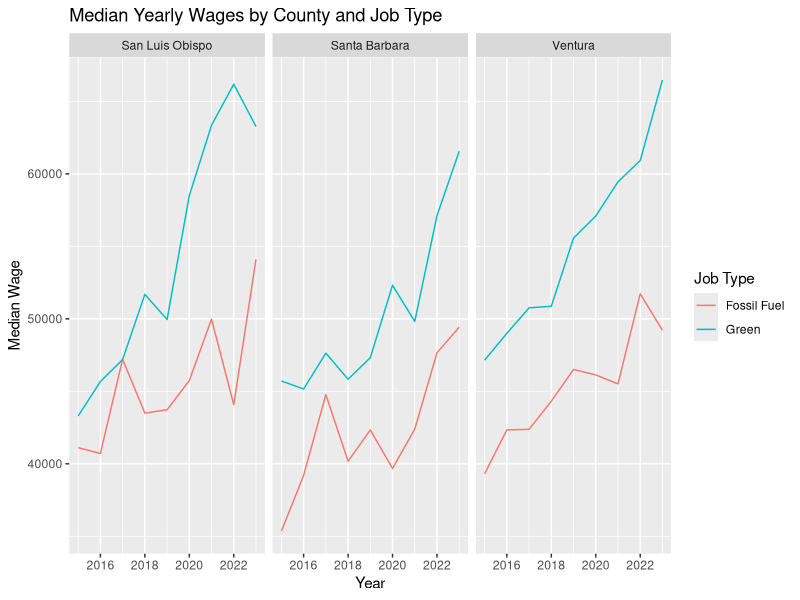

Reproduce this figure in R.
library(ggplot2)
library(tidyverse)

data <- read.csv("../Data/median_yearly_earning.csv")
  
data %>% 
  mutate(estimate = as.numeric(estimate)) %>% 
  filter(job_type != 'Other') %>% 
  group_by(county,year, job_type) %>% 
  summarise(med_wage = median(estimate, na.rm = T)) %>% 
  ggplot(aes(x = year, y = med_wage,  color = job_type)) +
  geom_line() +
  labs(title = "Median Yearly Wages by County and Job Type",
       x = "Year",
       y = "Median Wage",
       color = "Job Type")+
  facet_wrap(~county)
